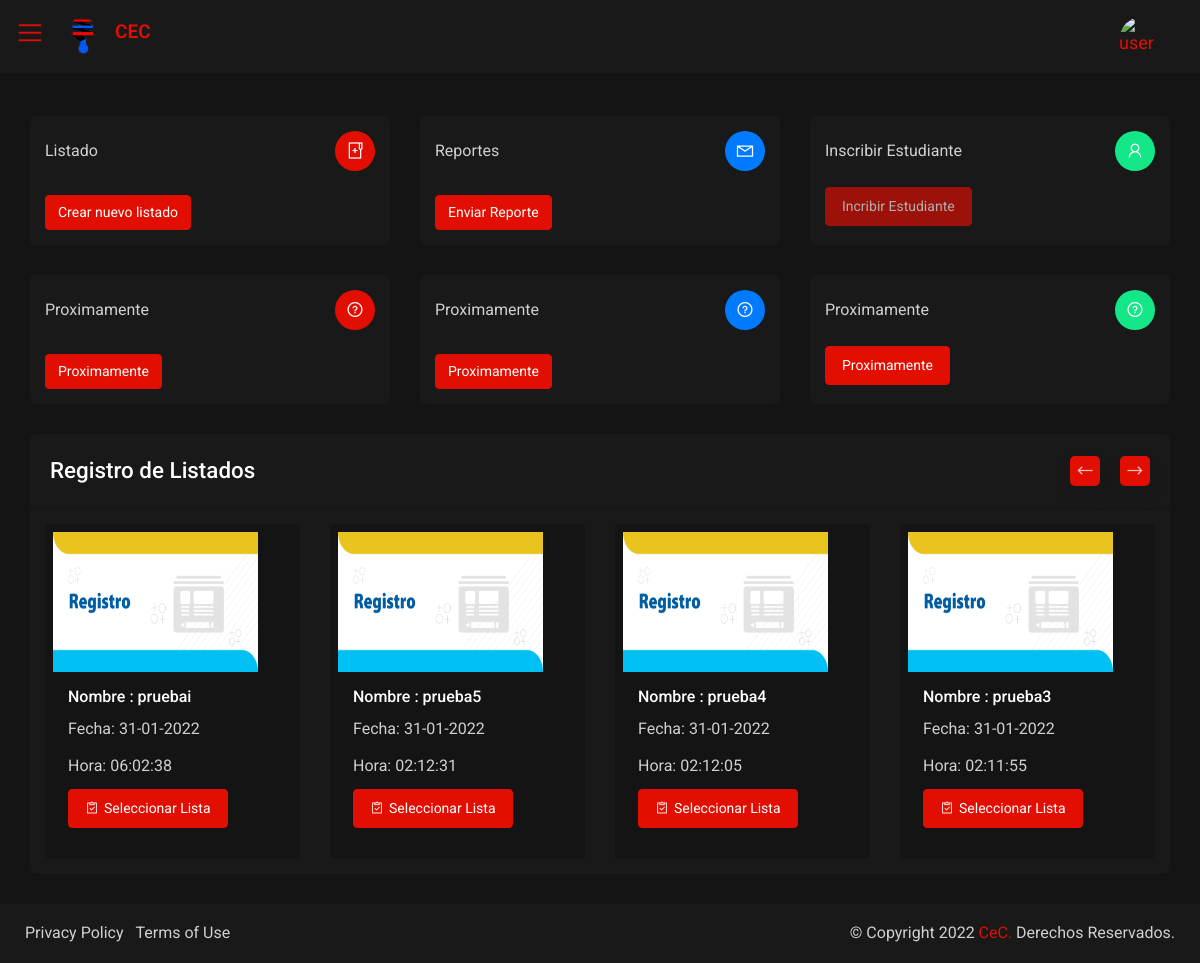
/Administrador/dashboard/index.php (signed in), run on an earlier commit of the app's database.
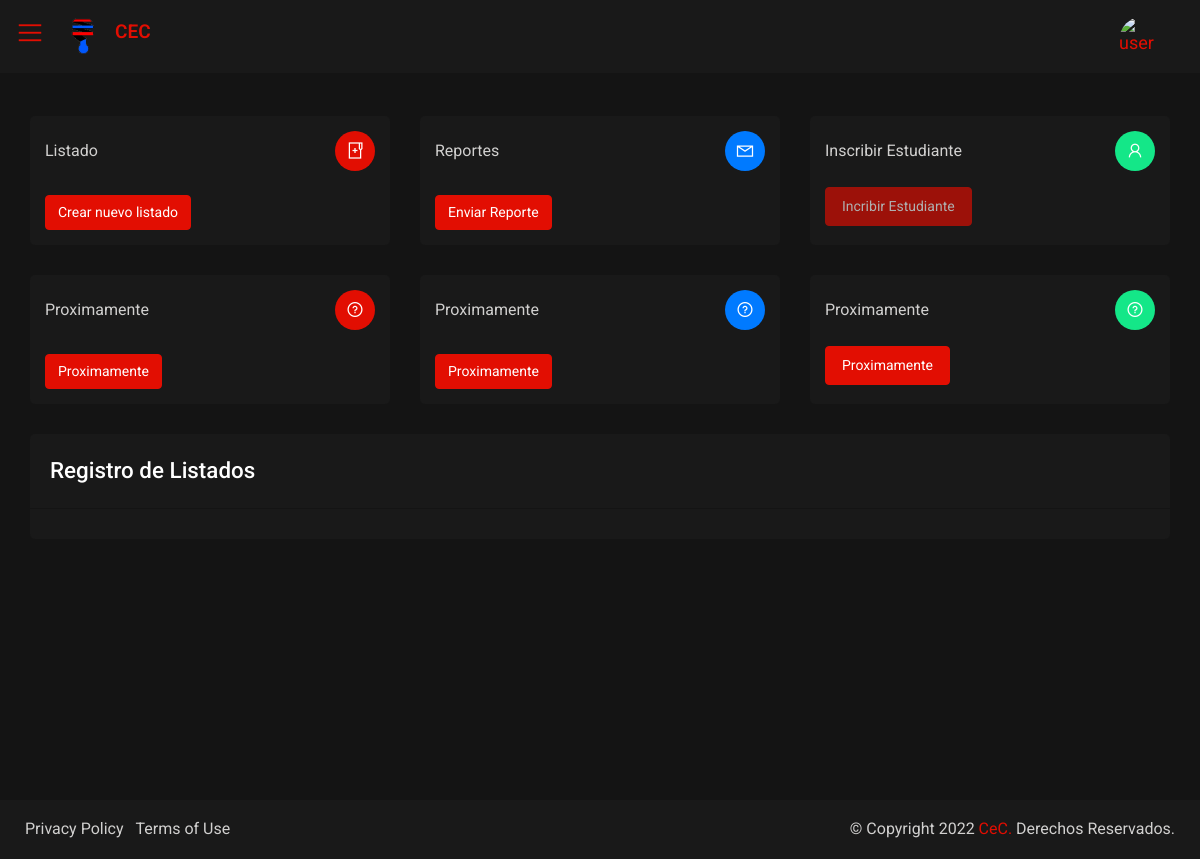
And on a later commit of the database.
### tables this page shows
CREATE TABLE `listado` (
  `ID` int(11) NOT NULL,
  `nombre` varchar(255) NOT NULL,
  `fecha` varchar(255) NOT NULL,
  `hora` varchar(255) NOT NULL
);

### Administrador/dashboard/index.php (the view, shortened to what the changed rows need)
<?php include 'Template/Cabecerar.php';?>
<?php
$sentenciaSQL = $conexion -> prepare("SELECT * FROM listado ORDER BY ID desc ");
$sentenciaSQL -> execute();
$listado = $sentenciaSQL -> fetchAll(PDO::FETCH_ASSOC);
?>
      <div id="content-page" class="content-page">
         <div class="container-fluid">
            <div class="row">
               <div class="col-lg-12">
                  <div class="iq-card">
                     <div class="iq-card-body">
                        <ul class="list-unstyled row top-rated-item mb-0">
                       <?php foreach($listado as $lis) { ?>
                           <li class="col-sm-6 col-lg-4 col-xl-7 iq-rated-box">
                              <div class="iq-card mb-0">
                                 <div class="iq-card-body p-2">
                                    <div class="iq-thumb">
                                       <a href="javascript:void(0)">
                                          <img src="../assets/images/Listado/Registro2.png" width="205" height="140" class="  img-border-radius" alt="">
                                       </a>
                                    </div>
                                    <div class="iq-feature-list">
                                       <h6 class="font-weight-600 mb-0">Nombre : <?php echo $lis['nombre']?></h6>
                                       <p class="mb-0 mt-2">Fecha: <?php echo $lis['fecha']?></p>
                                       <p class="mb-0 mt-2">Hora: <?php echo $lis['hora']?></p>
                                       <div class="d-flex align-items-center my-2 iq-ltr-direction">
                                       <form method="POST">
                                        <button type="submit" name="Accion" value="Seleccionar" class="btn  btn-primary btn-lg "><i class="las la-clipboard-check"></i>Seleccionar Lista</button>
                                       </form>
                                       </div>
                                    </div>
                                 </div>
                              </div>
                           </li>
                           <?php }  ?>
                        </ul>
                     </div>
                  </div>
               </div>
            </div>
         </div>
      </div>
   <?php include 'Template/Pie.php';?>

What changed in the data, as far as the page shows it:
removed listado: nombre "pruebai", fecha "31-01-2022", hora "06:02:38"
removed listado: nombre "prueba5", fecha "31-01-2022", hora "02:12:31"
removed listado: nombre "prueba4", fecha "31-01-2022", hora "02:12:05"
removed listado: nombre "prueba3", fecha "31-01-2022", hora "02:11:55"
